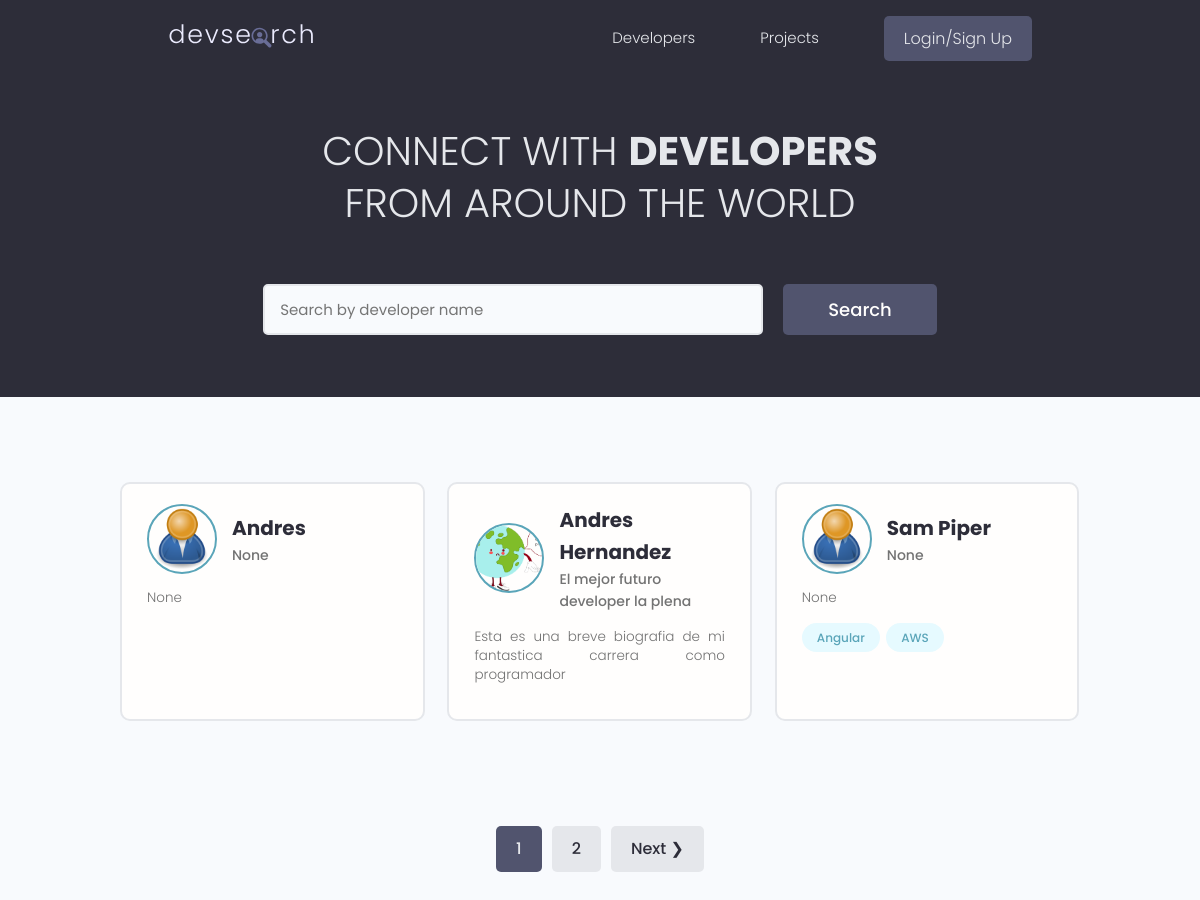
The app's page /, older data.
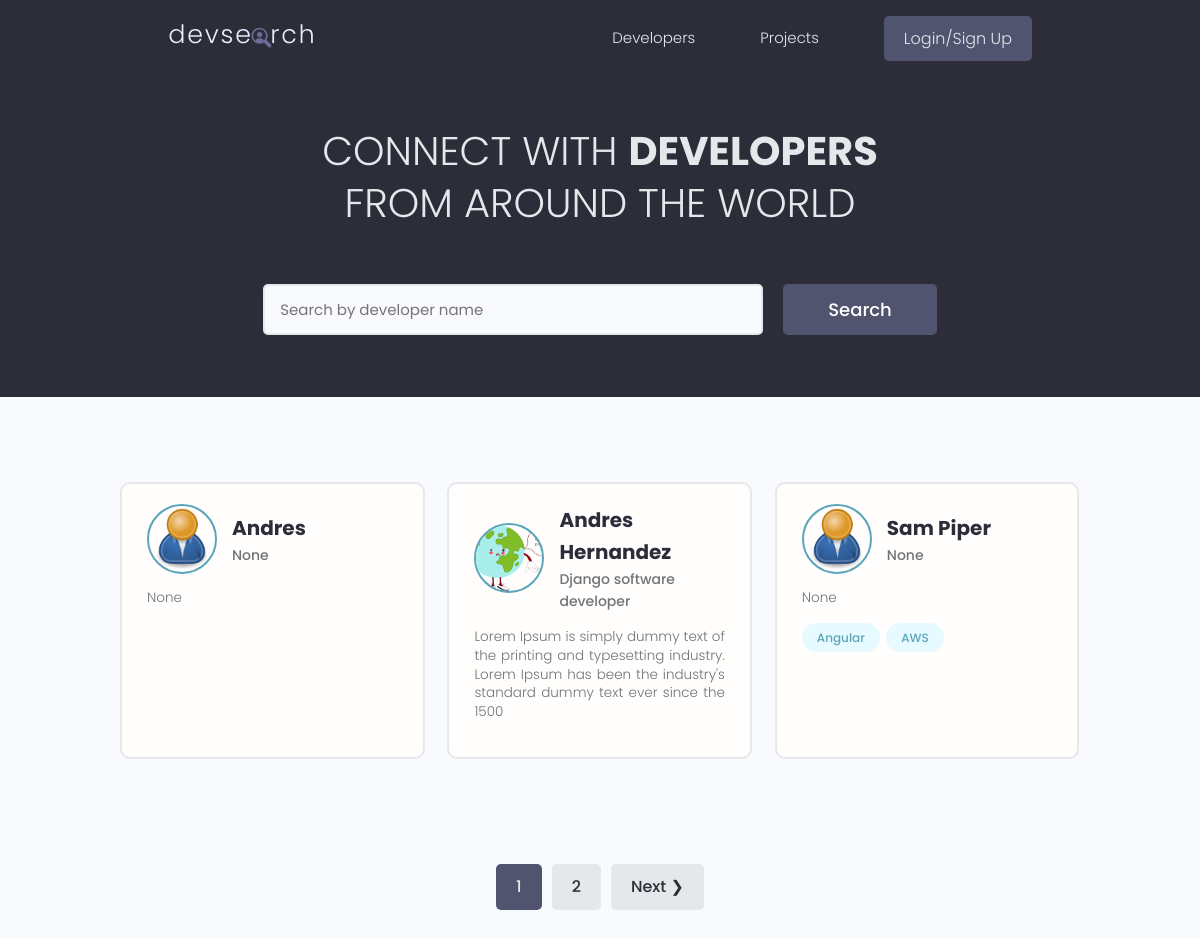
The same page, newer data.
### users/models.py (models this page shows, shortened)
class Profile(models.Model):
    user = models.OneToOneField(User, on_delete=models.CASCADE, null=True, blank=True)
    name = models.CharField(max_length=200, blank=True, null=True)
    email = models.EmailField(max_length=300, blank=True, null=True)
    username = models.CharField(max_length=200, blank=True, null=True)
    location = models.CharField(max_length=200, blank=True, null=True)
    short_intro = models.CharField(max_length=200, blank=True, null=True)
    bio = models.TextField(blank=True, null=True)
    profile_image = models.ImageField(null=True, blank=True, upload_to= 'profiles/', default='profiles/user-default.png')
    social_github = models.CharField(max_length=200, blank=True, null=True)
    social_twitter = models.CharField(max_length=200, blank=True, null=True)
    social_linkedin = models.CharField(max_length=200, blank=True, null=True)
    social_youtube = models.CharField(max_length=200, blank=True, null=True)
    social_website = models.CharField(max_length=200, blank=True, null=True)
    created = models.DateTimeField(auto_now_add=True)
    id = models.UUIDField(default=uuid.uuid4, unique=True, primary_key=True, editable=False)
    class Meta:
        ordering = ['-created']
    @property
    def imageUrl(self):
        try:
            url = self.profile_image.url
        except:
            url = ''
        return url

### users/views.py (the view)
# urls.py: path('', views.profiles, name='profiles'),
def profiles(request):
    profiles, search_query = searchProfiles(request)
    custom_range, profiles = paginateProfiles(request, profiles, 3)
    context = {'profiles': profiles, 'search_query': search_query, 'custom_range':custom_range}
    return render(request, 'users/profiles.html', context)

### users/utils.py (called while the page is built)
def paginateProfiles(request, profiles, results):
    page = request.GET.get('page')
    paginator = Paginator(profiles, results)
    try:
        profiles = paginator.page(page)
    except PageNotAnInteger:
        page = 1
        profiles = paginator.page(page)
    except EmptyPage:
        page = paginator.num_pages
        profiles = paginator.page(page)
    leftIndex = (int(page) - 1)
    rightIndex = (int(page) + 2)
    if leftIndex < 1: leftIndex = 1
    if rightIndex > paginator.num_pages: rightIndex = paginator.num_pages + 1
    custom_range = range(leftIndex, rightIndex)
    return custom_range, profiles

def searchProfiles(request):
    search_query = ''
    if request.GET.get('search_query'):
        search_query = request.GET.get('search_query')
    skills = Skill.objects.filter(name__iexact=search_query)
    profiles = Profile.objects.distinct().filter(
        Q(name__icontains=search_query) |
        Q(short_intro__contains=search_query) |
        Q(skill__in=skills)
        )
    return profiles, search_query

### users/templates/users/profiles.html (shortened to what this page needs)
{% extends 'main.html' %}
{% block content %}
  <main class="home">
    <section class="hero-section text-center">
      <div class="container container--narrow">
        <div class="hero-section__box">
          <h2>CONNECT WITH <span>DEVELOPERS</span></h2>
          <h2>FROM AROUND THE WORLD</h2>
        </div>
        <div class="hero-section__search">
          <form class="form" id="searchForm" action="{% url 'profiles' %}" method="get">
            <div class="form__field">
              <input class="input input--text" id="formInput#search" type="text" name="search_query"
                 value='{{search_query}}' placeholder="Search by developer name" />
            </div>
            <input class="btn btn--sub btn--lg" type="submit" value="Search" />
          </form>
        </div>
      </div>
    </section>
    <section class="devlist">
      <div class="container">
        <div class="grid grid--three">
            {% for profile in profiles %}
          <div class="column card">
            <div class="dev">
              <a href="{% url 'user-profile' profile.id %}" class="card__body">
                <div class="dev__profile">
                  <img class="avatar avatar--md" src="{{ profile.imageUrl }}" alt="image" />
                  <div class="dev__meta">
                    <h3>{{ profile.name }}</h3>
                    <h5>{{ profile.short_intro|slice:"60"}}</h5>
                  </div>
                </div>
                <p class="dev__info">{{profile.bio|slice:"150"}}</p>
                <div class="dev__skills">
                  {% for skill in profile.skill_set.all|slice:"5" %}
                    <span class="tag tag--pill tag--main">
                        <small>{{ skill.name }}</small>
                    </span>
                  {% endfor %}
                </div>
              </a>
            </div>
          </div>
          {% endfor %}
        </div>
      </div>
    </section>
    {% include 'pagination.html' with queryset=profiles custom_range=custom_range %}
  </main>
{% endblock %}

Row changes from the older to the newer data that the page shows:
changed Profile "Andres Hernandez": short_intro "El mejor futuro developer la plena" → "Django software developer"; bio "Esta es una breve biografia de mi fantastica carrera como programador" → "Lorem Ipsum is simply dummy text of the printing and typesetting industry. Lorem Ipsum has been the industry's standard dummy text ever since the 1500"
